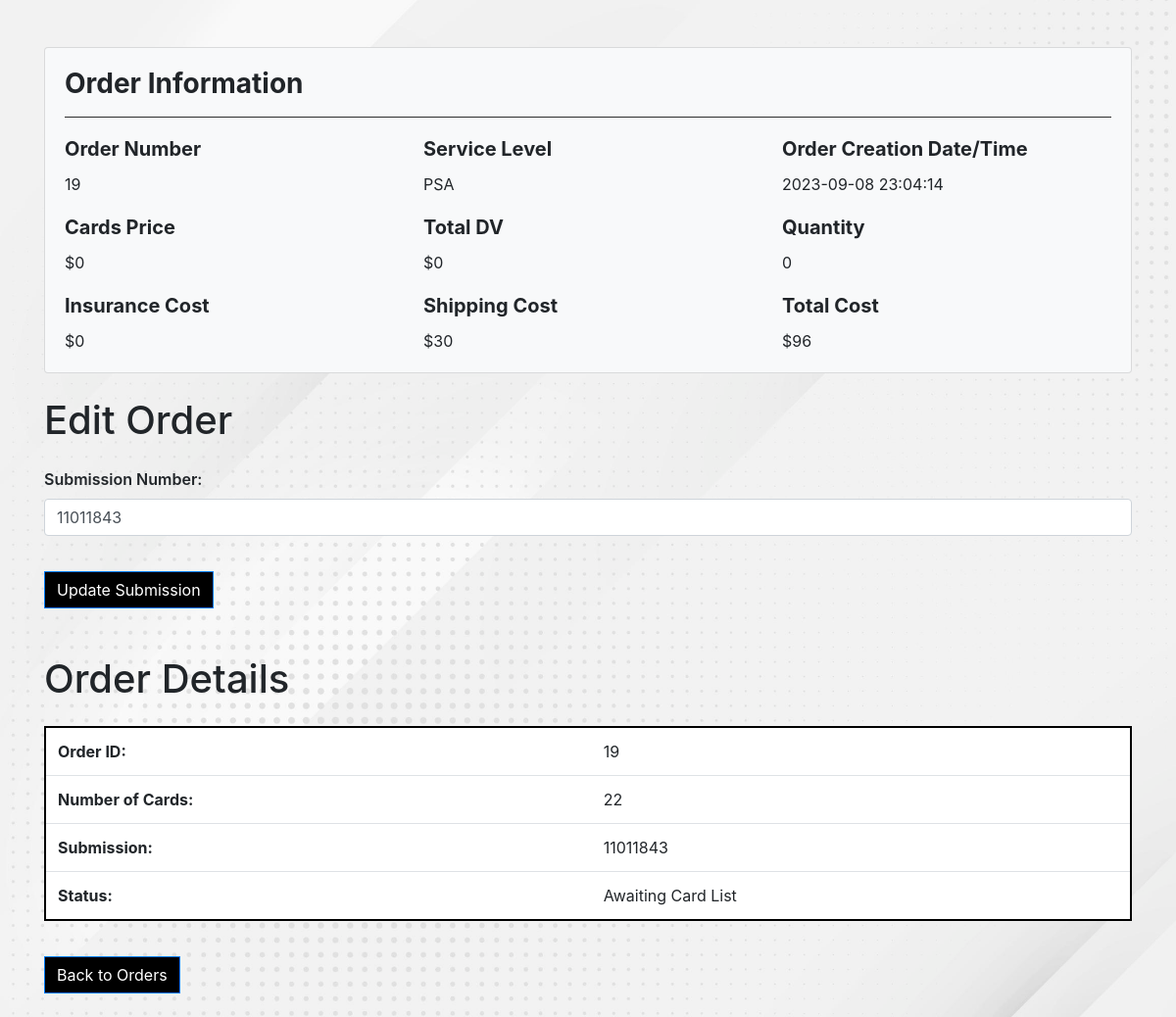
/edit_order.php?id=19 (signed in), run on the app's committed database.
### tables this page shows
CREATE TABLE `submissions` (
  `id` int(11) NOT NULL,
  `first_name` varchar(255) DEFAULT NULL,
  `last_name` varchar(255) DEFAULT NULL,
  `email` varchar(255) DEFAULT NULL,
  `phone_number` varchar(20) DEFAULT NULL,
  `address` varchar(255) DEFAULT NULL,
  `street_address` varchar(255) DEFAULT NULL,
  `address_line2` varchar(255) DEFAULT NULL,
  `state` varchar(50) DEFAULT NULL,
  `coupon_code` varchar(50) DEFAULT NULL,
  `referral_code` varchar(50) DEFAULT NULL,
  `total_price` decimal(10,2) DEFAULT NULL,
  `total_grading_price` decimal(10,2) DEFAULT NULL,
  `total_evaluation_price` decimal(10,2) DEFAULT NULL,
  `card_value` varchar(100) DEFAULT NULL,
  `service_provider` varchar(50) DEFAULT NULL,
  `card_quantity` int(11) DEFAULT NULL,
  `user_id` int(11) NOT NULL,
  `created_at` timestamp NOT NULL DEFAULT current_timestamp(),
  `insurance` int(11) NOT NULL,
  `status` varchar(100) NOT NULL DEFAULT 'Awaiting Card List',
  `submission` varchar(100) NOT NULL,
  `notify` varchar(30) NOT NULL DEFAULT 'new',
  `payment_status` varchar(100) NOT NULL DEFAULT 'unpaid'
);

### edit_order.php (the view, shortened to what this page needs)
<?php
$conn = connectDB();
if (isset($_GET['id'])) {
    $order_id = $_GET['id'];
    $sql = "SELECT * FROM submissions WHERE id = $order_id";
    $result = $conn->query($sql);
    if ($result->num_rows > 0) {
        $order = $result->fetch_assoc();
    } else {
        echo "Order not found.";
        exit();
    }
} else {
    echo "Order ID not provided.";
    exit();
}
?>
<!DOCTYPE html>
<html>
<head>
    <link rel="stylesheet" href="style.css">
    <link rel="stylesheet" href="https://stackpath.bootstrapcdn.com/bootstrap/4.5.2/css/bootstrap.min.css">
</head>
<body>
    <div class="container mt-5">
    <?php include 'details.php'; ?>
    <br>
        <h1 class="mb-4">Edit Order</h1>
        <form method="post" action="">
            <div class="form-group">
                <label for="submission">Submission Number:</label>
                <input type="text" class="form-control" name="submission" value="<?= $order['submission'] ?>">
            </div>
            <button type="submit" class="btn btn-primary">Update Submission</button>
        </form>
    </div>
    <div class="container mt-5">
        <h1 class="mb-4">Order Details</h1>
        <table class="table">
            <tr>
                <th>Order ID:</th>
                <td><?= $order['id'] ?></td>
            </tr>
            <tr>
                <th>Number of Cards:</th>
                <td><?= $order['card_quantity'] ?></td>
            </tr>
            <tr>
                <th>Submission:</th>
                <td><?= $order['submission'] ?></td>
            </tr>
            <tr>
                <th>Status:</th>
                <td><?= $order['status'] ?></td>
            </tr>
        </table>
        <a href="users.php" class="btn btn-primary">Back to Orders</a>
        <br>
        <br>
    </div>
</body>
</html>

### details.php (shortened to what this page needs)
<?php
require_once 'config.php';
if (isset($_GET['id'])) {
    $id = $_GET['id'];
} else {
    echo "ID parameter is missing in the URL.";
    exit;
}
$sql1 = "SELECT * FROM submissions WHERE id = $id";
$result1 = $conn->query($sql1);
$row1=null;
if ($result1->num_rows > 0) {
    $row1 = $result1->fetch_assoc();
} else {
    echo "No records found with ID: $id";
}
$sql2 = "SELECT SUM(declaredValue) AS total_dv FROM order_details where order_id = $id";
$result2 = $conn->query($sql2);
$total_dv=null;
if ($result2) {
    $row2 = $result2->fetch_assoc();
    $total_dv = $row2['total_dv'];
    if ($total_dv==null) {
        $total_dv=0;
    }
} else {
    $total_dv=0;
}
$sql3 = "SELECT SUM(qty) AS total_q FROM order_details where order_id = $id";
$result3 = $conn->query($sql3);
$total_q=null;
if ($result3) {
    $row3 = $result3->fetch_assoc();
    $total_q = $row3['total_q'];
    if ($total_q==null) {
        $total_q=0;
    }
} else {
    echo 'No records found.';
    $total_q=0;
}
$price=($row1["total_grading_price"]/$row1["card_quantity"])*$total_q
?>
    <div class="card bg-light">
        <div class="card-body">
        <h3><b>Order Information</b></h3>
        <hr>
            <div class="row">
                <div class="col-md-4">
                    <h5 class="card-title"><b>Order Number</b></h5>
                    <p class="card-text"><?php echo $row1["id"]?></p>
                </div>
                <div class="col-md-4">
                    <h5 class="card-title"><b>Service Level</b></h5>
                    <p class="card-text"><?php echo $row1["service_provider"]?></p>
                </div>
                <div class="col-md-4">
                    <h5 class="card-title"><b>Order Creation Date/Time</b></h5>
                    <p class="card-text"><?php echo $row1["created_at"]?></p>
                </div>
            </div>
            <div class="row">
                <div class="col-md-4">
                    <h5 class="card-title"><b>Cards Price</b></h5>
                    <p class="card-text">$<?php echo $price ?></p>
                </div>
                <div class="col-md-4">
                    <h5 class="card-title"><b>Total DV</b></h5>
                    <p class="card-text">$<?php echo $total_dv?></p>
                </div>
                <div class="col-md-4">
                    <h5 class="card-title"><b>Quantity</b></h5>
                    <p class="card-text"><?php echo $total_q?></p>
                </div>
                </div>
                <div class="row">
                <div class="col-md-4">
                    <h5 class="card-title"><b>Insurance Cost</b></h5>
                    <p class="card-text">$<?php echo $row1["insurance"]?></p>
                </div>
                <div class="col-md-4">
                    <h5 class="card-title"><b>Shipping Cost</b></h5>
                    <p class="card-text">$30</p>
                </div>
                <div class="col-md-4">
                    <h5 class="card-title"><b>Total Cost</b></h5>
                    <p class="card-text">$<?php echo $price+$row1["insurance"]+30+$row1["total_evaluation_price"];?></p>
                </div>
            </div>
        </div>
    </div>

### style.css (style rules this page uses)
.form-control { border-radius: 0; border: 1px solid rgb(99, 99, 99); padding-bottom: 10px; }
body { font-family: 'Roboto', sans-serif; color: #414141; background-image: url('assets/4907157.jpg'); background-size: cover; background-repeat: no-repeat; background-attachment: fixed; }
hr { border: none; height: 1px; color: #333; background-color: #333; }
.btn { border-radius: 0 !important; background-color: black !important; margin-top: 20px !important; }
th { height: 5px !important; box-sizing: 0px !important; }
table { background-color: white !important; border: 2px solid #000000 !important; }
label { font-weight: 600 !important; }
.row { margin-top: 20px !important; }
label { font-weight: bold; margin-bottom: 10px; }

### data on the page
submissions: id "19", service_provider "PSA", created_at "2023-09-08 23:04:14", price "0", insurance "0", $price+$row1["insurance"]+30+$row1["total_evaluation_price"] "96", submission "11011843", card_quantity "22", status "Awaiting Card List"

### other printed values
$total_dv "0"
$total_q "0"
